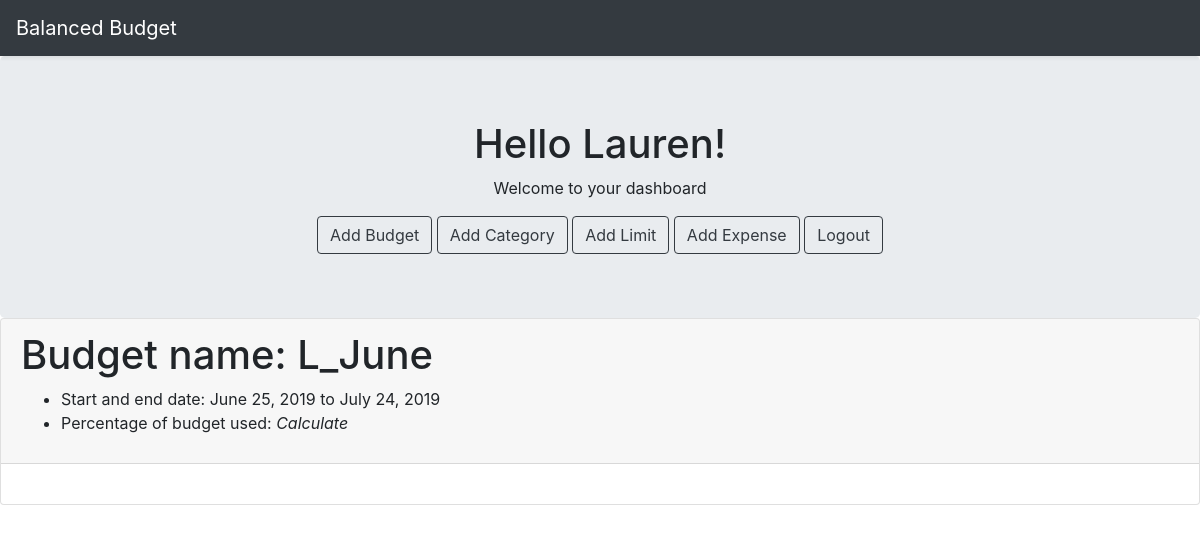
/budgets/dashboard (signed in), run on the app's committed database.
### budgets/models.py (models this page shows, shortened)
class Budget(models.Model):
    budgetID = models.AutoField(primary_key=True, db_column='BudgetID')
    name = models.CharField(max_length=200, db_column='Budget Name')
    startDate = models.DateField(default=date.today, db_column='Start Date')
    endDate = models.DateField(default=date.today, db_column='End Date')
    current = models.BooleanField(default=True, db_column='Current Budget')
    user = models.ForeignKey(User, on_delete=models.CASCADE, db_column='User', null=True)
    class Meta:
        unique_together = (('name', 'user'),)

### budgets/views.py (the view)
# urls.py: url('dashboard', views.dashboard, name = 'dashboard'), # create url path to results page
def dashboard(request):
    budgets = Budget.objects.filter(user=request.user, current=True)
    budgets_orgIDs = [budget.budgetID for budget in budgets]
    limits = []
    expenses = []
    for i in range(len(budgets_orgIDs)):
        limits += Limit.objects.filter(budgetID=budgets_orgIDs[i])
        expenses += Expense.objects.filter(budgetID=budgets_orgIDs[i])
    args = {
        'budgets': budgets,
        'limits': limits,
        'expenses': expenses,
    }
    return render(request, 'data.html', args)

### budgets/templates/data.html (shortened to what this page needs)
{% extends 'dashboard.html' %}
{% block budgetData %}
{% for budget in budgets %}
    <div class="card">
        <div class="card-header">
                <h1>Budget name: {{ budget.name }}</h1>
                <ul>
                    <li>Start and end date: {{ budget.startDate }} to {{ budget.endDate }}</li>
                    <li>Percentage of budget used: <em>Calculate</em></li>
                </ul>
        </div>
    <div class="card-body">
    </div>
{% endfor %}
</div>
{% endblock %}

### budgets/templates/dashboard.html (shortened to what this page needs)
{% extends 'base.html' %}
{% block content %}
<div class="jumbotron text-center mb-0">
    <div class="containter" style="width: 100%">
        <h1>Hello {{ user.username }}!</h1>
        <p>Welcome to your dashboard</p>
        <a href="{% url 'addBudget' %}"><button type="button" class="btn btn-outline-dark btn-large">Add Budget</button></a>
        <a href="{% url 'addCategory' %}"><button type="button" class="btn btn-outline-dark btn-large">Add Category</button></a>
        <a href="{% url 'addLimit' %}"><button type="button" class="btn btn-outline-dark btn-large">Add Limit</button></a>
        <a href="{% url 'addExpense' %}"><button type="button" class="btn btn-outline-dark btn-large">Add Expense</button></a>
        <a href="{% url 'logout' %}"><button type="button" class="btn btn-outline-dark btn-large">Logout</button></a>
    </div>
</div>
{% block budgetData %}
{% endblock %}
{% endblock %}

### data on the page
Budget: name "L_June", startDate "June 25, 2019", endDate "July 24, 2019"

### other printed values
{{ user.username }} "Lauren"
